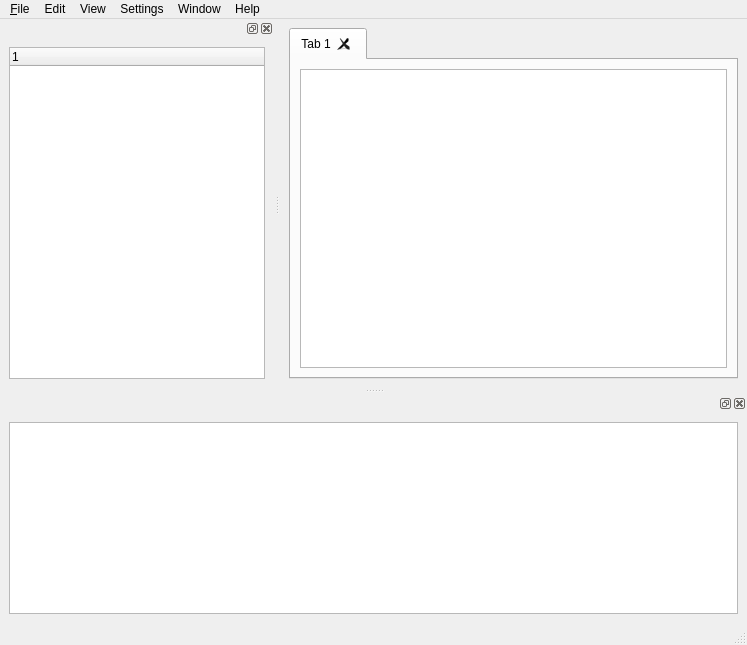
<?xml version="1.0" encoding="UTF-8"?>
<ui version="4.0">
 <class>MainWindow</class>
 <widget class="QMainWindow" name="MainWindow">
  <property name="geometry">
   <rect>
    <x>0</x>
    <y>0</y>
    <width>747</width>
    <height>645</height>
   </rect>
  </property>
  <property name="windowTitle">
   <string>MainWindow</string>
  </property>
  <property name="documentMode">
   <bool>false</bool>
  </property>
  <widget class="QWidget" name="mainlwidget">
   <layout class="QGridLayout" name="gridLayout">
    <item row="0" column="1">
     <widget class="QTabWidget" name="tabbedFilesWidget">
      <property name="currentIndex">
       <number>0</number>
      </property>
      <property name="tabsClosable">
       <bool>true</bool>
      </property>
      <property name="movable">
       <bool>false</bool>
      </property>
      <property name="tabBarAutoHide">
       <bool>false</bool>
      </property>
      <widget class="QWidget" name="tab">
       <attribute name="title">
        <string>Tab 1</string>
       </attribute>
       <layout class="QVBoxLayout" name="verticalLayout">
        <item>
         <widget class="QPlainTextEdit" name="plainTextEdit"/>
        </item>
       </layout>
      </widget>
     </widget>
    </item>
   </layout>
  </widget>
  <widget class="QMenuBar" name="menubar">
   <property name="geometry">
    <rect>
     <x>0</x>
     <y>0</y>
     <width>747</width>
     <height>30</height>
    </rect>
   </property>
   <widget class="QMenu" name="menuFile">
    <property name="title">
     <string>&amp;File</string>
    </property>
    <addaction name="actionOpen"/>
    <addaction name="actionNew"/>
    <addaction name="action_Save"/>
   </widget>
   <widget class="QMenu" name="menuEdit">
    <property name="title">
     <string>Edit</string>
    </property>
   </widget>
   <widget class="QMenu" name="menuView">
    <property name="title">
     <string>View</string>
    </property>
   </widget>
   <widget class="QMenu" name="menuSettings">
    <property name="title">
     <string>Settings</string>
    </property>
   </widget>
   <widget class="QMenu" name="menuWindow">
    <property name="title">
     <string>Window</string>
    </property>
   </widget>
   <widget class="QMenu" name="menuHelp">
    <property name="title">
     <string>Help</string>
    </property>
   </widget>
   <addaction name="menuFile"/>
   <addaction name="menuEdit"/>
   <addaction name="menuView"/>
   <addaction name="menuSettings"/>
   <addaction name="menuWindow"/>
   <addaction name="menuHelp"/>
  </widget>
  <widget class="QStatusBar" name="statusbar"/>
  <widget class="QDockWidget" name="dockFileView">
   <property name="sizePolicy">
    <sizepolicy hsizetype="Expanding" vsizetype="Expanding">
     <horstretch>0</horstretch>
     <verstretch>0</verstretch>
    </sizepolicy>
   </property>
   <attribute name="dockWidgetArea">
    <number>1</number>
   </attribute>
   <widget class="QWidget" name="dockFileViewContents">
    <layout class="QGridLayout" name="gridLayout_2">
     <item row="0" column="0">
      <widget class="QTreeWidget" name="treeFilesWidget">
       <property name="sizePolicy">
        <sizepolicy hsizetype="Expanding" vsizetype="Expanding">
         <horstretch>0</horstretch>
         <verstretch>0</verstretch>
        </sizepolicy>
       </property>
       <column>
        <property name="text">
         <string notr="true">1</string>
        </property>
       </column>
      </widget>
     </item>
    </layout>
   </widget>
  </widget>
  <widget class="QDockWidget" name="dockOutput">
   <property name="sizePolicy">
    <sizepolicy hsizetype="Expanding" vsizetype="Expanding">
     <horstretch>0</horstretch>
     <verstretch>0</verstretch>
    </sizepolicy>
   </property>
   <property name="features">
    <set>QDockWidget::AllDockWidgetFeatures</set>
   </property>
   <property name="allowedAreas">
    <set>Qt::AllDockWidgetAreas</set>
   </property>
   <attribute name="dockWidgetArea">
    <number>8</number>
   </attribute>
   <widget class="QWidget" name="dockOutputContents">
    <layout class="QGridLayout" name="gridLayout_3">
     <item row="0" column="0">
      <widget class="QTextBrowser" name="textOutput"/>
     </item>
    </layout>
   </widget>
  </widget>
  <action name="actionOpen">
   <property name="text">
    <string>&amp;Open</string>
   </property>
  </action>
  <action name="actionNew">
   <property name="text">
    <string>&amp;New</string>
   </property>
  </action>
  <action name="action_Save">
   <property name="text">
    <string>&amp;Save</string>
   </property>
  </action>
 </widget>
 <resources/>
 <connections/>
</ui>
